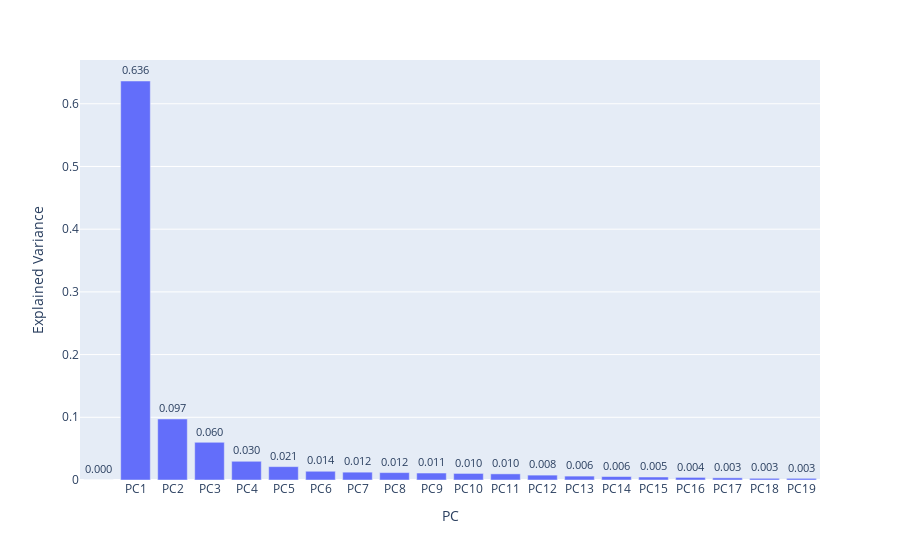

Write notebook code for a chart like this one.
### Code cell
import plotly.express as px

fig = px.bar(df_explained_variance, 
             x='PC', y='Explained Variance',
             text='Explained Variance',
             width=1000)

fig.update_traces(texttemplate='%{text:.3f}', textposition='outside')
fig.show()

### Figure 1 — Plotly figure (JSON) as saved in the notebook; plotly's stock layout.template omitted (floating-point values rounded to 4 significant figures)
{"data": [{"alignmentgroup": "True", "hovertemplate": "PC=%{x}<br>Explained Variance=%{text}<extra></extra>", "legendgroup": "", "marker": {"color": "#636efa"}, "name": "", "offsetgroup": "", "orientation": "v", "showlegend": false, "text": [0, 0.6363, 0.0973, 0.06008, 0.02985, 0.02131, 0.01394, 0.01249, 0.01181, 0.01111, 0.01048, 0.009783, 0.007795, 0.006212, 0.005531, 0.00477, 0.004141, 0.003478, 0.002711, 0.002647], "textposition": "outside", "texttemplate": "%{text:.3f}", "type": "bar", "x": ["", "PC1", "PC2", "PC3", "PC4", "PC5", "PC6", "PC7", "PC8", "PC9", "PC10", "PC11", "PC12", "PC13", "PC14", "PC15", "PC16", "PC17", "PC18", "PC19"], "xaxis": "x", "y": [0, 0.6363, 0.0973, 0.06008, 0.02985, 0.02131, 0.01394, 0.01249, 0.01181, 0.01111, 0.01048, 0.009783, 0.007795, 0.006212, 0.005531, 0.00477, 0.004141, 0.003478, 0.002711, 0.002647], "yaxis": "y"}], "layout": {"autosize": true, "barmode": "relative", "legend": {"tracegroupgap": 0}, "margin": {"t": 60}, "xaxis": {"anchor": "y", "autorange": true, "domain": [0, 1], "range": [-0.5, 19.5], "title": {"text": "PC"}, "type": "category"}, "yaxis": {"anchor": "x", "autorange": true, "domain": [0, 1], "range": [0, 0.6698], "title": {"text": "Explained Variance"}, "type": "linear"}}}
